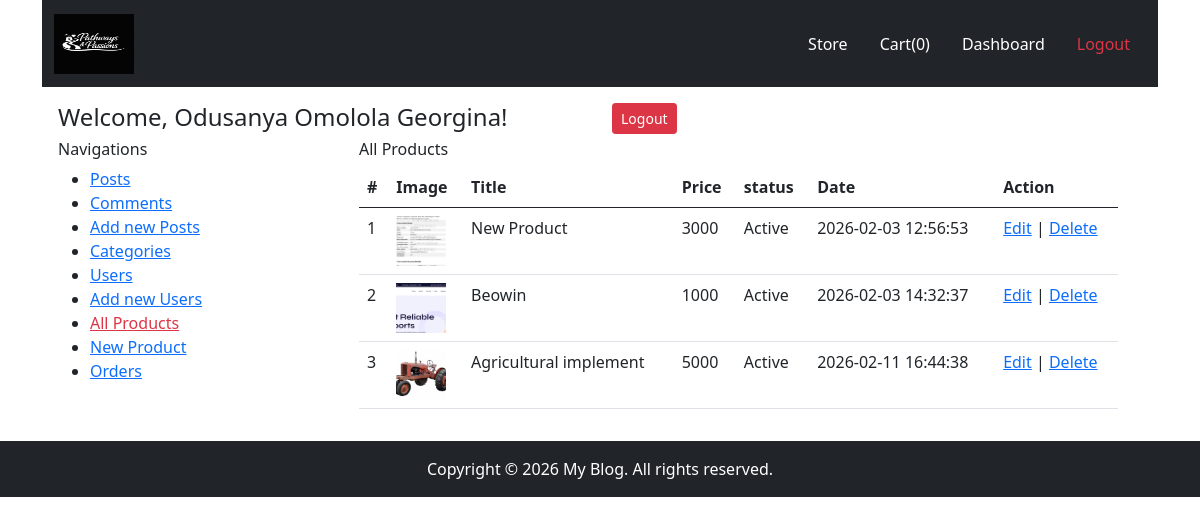
The page /products.php (signed in) on the database its author committed.
### tables this page shows
CREATE TABLE IF NOT EXISTS `products` (
  `id` int(11) NOT NULL AUTO_INCREMENT,
  `title` varchar(1000) DEFAULT NULL,
  `image` varchar(1000) DEFAULT NULL,
  `status` int(255) DEFAULT '0',
  `category_id` varchar(1000) DEFAULT NULL,
  `content` text,
  `price` varchar(1000) DEFAULT NULL,
  `timestamp` timestamp NOT NULL DEFAULT CURRENT_TIMESTAMP,
  PRIMARY KEY (`id`)
);

### products.php (the view, shortened to what this page needs)
<?php
require "inc/header.php";
?>
<div class="container">
    <?php
require 'pages/header-home.php';
include 'inc/process.php';
?>
    <div class="container p-3">
        <div class="row">
            <div class="col-12">
                <div class="row">
                    <div class="col-6">
                        <h4>Welcome, <?php echo $_SESSION['user']['name']; ?>!</h4>
                    </div>
                    <div class="col-6">
                        <a href="logout.php" class="btn btn-sm btn-danger">Logout</a>
                    </div>
                </div>
            </div>
            <div class="col-3">
                <h6>Navigations</h6>
                <ul>
                    <li>
                        <a href="posts.php">Posts</a>
                    </li>
                    <li>
                        <a href="comments.php">Comments</a>
                    </li>
                    <li>
                        <a href="new-post.php">Add new Posts</a>
                    </li>
                    <li>
                        <a href="category.php">Categories</a>
                    </li>
                    <li>
                        <a href="users.php">Users</a>
                    </li>
                    <li>
                        <a href="new-user.php">Add new Users</a>
                    </li>
                    <li>
                        <a href="products.php" class="text-danger">All Products</a>
                    </li>
                    <li>
                        <a href="new-product.php">New Product</a>
                    </li>
                    <li>
                        <a href="orders.php">Orders</a>
                    </li>
                </ul>
            </div>
            <div class="col-9">
                <div class="container">
                    <h6>All Products</h6>
                    <table class="table">
                        <thead>
                            <tr>
                                <th scope="col">#</th>
                                <th scope="col">Image</th>
                                <th scope="col">Title</th>
                                <th scope="col">Price</th>
                                <th scope="col">status</th>
                                <th scope="col">Date</th>
                                <th scope="col">Action</th>
                            </tr>
                        </thead>
                        <tbody>
                            <?php
                            $sql = "SELECT * FROM products";
                            $query = mysqli_query($connection, $sql);
                            $count = 1;
                            while($result = mysqli_fetch_assoc($query)){
                            ?>
                            <tr>
                                <td scope="row"><?php echo $count; ?></td>
                                <td scope="row">
                                    <img height="50" src="<?php echo $result ["image"] ?>"
                                        style="height: 50px; width: 50px; object-fit: cover;object-position: center;"
                                        alt="" />
                                </td>
                                <td>
                                    <?php echo $result['title'] ?>
                                </td>
                                <td>
                                    <?php echo $result['price'] ?>
                                </td>
                                <td>
                                    <?php
                                    if($result["status"]){
                                        ?>
                                    Active
                                    <?php
                                    }else{
                                        ?>
                                    Not Active
                                    <?php
                                    }
                                    ?>
                                </td>
                                <td>
                                    <?php echo $result ["timestamp"]?>
                                </td>
                                <td>
                                    <a href="edit-product.php?edit_product_id=<?php echo $result['id'] ?>">Edit</a>
                                    |
                                    <a href="?delete_product=<?php echo $result['id'] ?>">Delete</a>
                                </td>
                            </tr>
                            <?php
                            $count++;
                            }
                            ?>
                        </tbody>
                    </table>
                </div>
            </div>
        </div>
    </div>
</div>
<?php
require 'pages/footer-home.php';
?>
<?php
require 'inc/footer.php';
 ?>

### rows shown on the page
products: image (picture), title "New Product", price "3000", status "Active", timestamp "2026-02-03 12:56:53"
products: image (picture), title "Beowin", price "1000", status "Active", timestamp "2026-02-03 14:32:37"
products: image (picture), title "Agricultural implement", price "5000", status "Active", timestamp "2026-02-11 16:44:38"

### other values the page prints
$_SESSION['user']['name'] "Odusanya Omolola Georgina"
